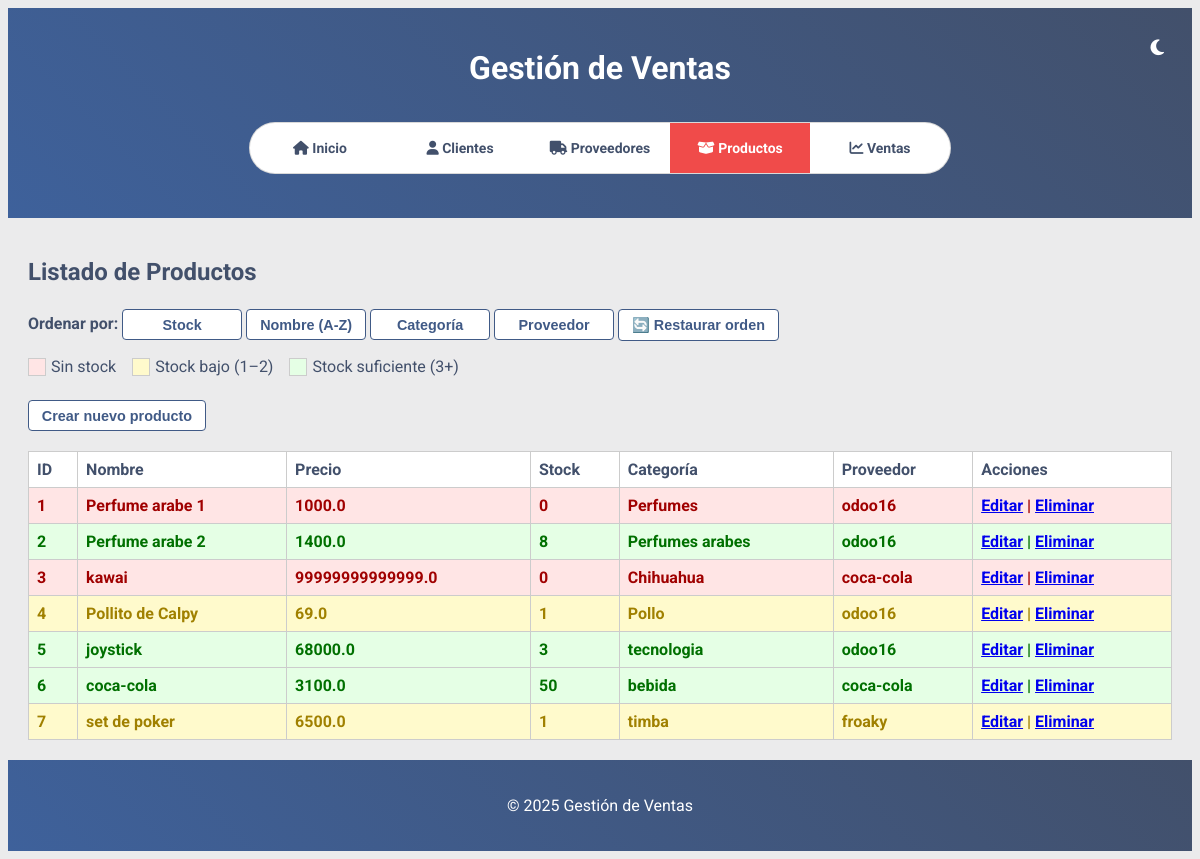
Page /productos/lista on the committed database.
### models/producto.py (models this page shows, shortened)
class Producto(db.Model):
    __tablename__ = 'productos'
    id = db.Column(db.Integer, primary_key=True)
    name = db.Column(db.String(50), nullable=False)
    precio = db.Column(db.Float, nullable=True)
    stock = db.Column(db.Integer, nullable=True)
    categoria = db.Column(db.String(50), nullable=False)
    proveedor_id = db.Column(db.Integer, db.ForeignKey('proveedores.id'), nullable=False)

### models/proveedor.py (models this page shows, shortened)
class Proveedor(db.Model):
    __tablename__ = 'proveedores'
    id = db.Column(db.Integer, primary_key=True)
    name = db.Column(db.String(50), nullable=False)
    telefono = db.Column(db.String(20), nullable=False)

### routes/productos.py (the view)
@bp.route('/lista', methods=['GET'])
def lista_productos():
    productos = get_all_productos()
    proveedores = {p.id: p.name for p in Proveedor.query.all()}  # <- clave: ID, valor: nombre
    return render_template('productos/lista.html', productos=productos, proveedores=proveedores)

### services/productos_service.py (called while the page is built)
def get_all_productos():
    return Producto.query.all()

### templates/productos/lista.html (shortened to what this page needs)
{% extends "base.html" %}
{% block content %}
<h2>Listado de Productos</h2>
<div class="leyenda-colores" style="margin-bottom: 1rem;">
  <strong>Ordenar por:</strong>
  <button class="ordenar-btn" data-sort="stock">Stock</button>
  <button class="ordenar-btn" data-sort="nombre">Nombre (A-Z)</button>
  <button class="ordenar-btn" data-sort="categoria">Categoría</button>
  <button class="ordenar-btn" data-sort="proveedor">Proveedor</button>
  <button id="reset-order">🔄 Restaurar orden</button>
</div>
<div class="leyenda-colores" style="margin-bottom: 1rem;">
  <ul style="list-style: none; padding-left: 0; display: flex; gap: 1rem;">
    <li style="display: flex; align-items: center;">
      <span class="color-box bg-sin-stock"></span> Sin stock
    </li>
    <li style="display: flex; align-items: center;">
      <span class="color-box bg-bajo-stock"></span> Stock bajo (1–2)
    </li>
    <li style="display: flex; align-items: center;">
      <span class="color-box bg-stock-ok"></span> Stock suficiente (3+)
    </li>
  </ul>
</div>
<a href="{{ url_for('productos.crear_producto_view') }}"><button class="ordenar-btn" data-sort="stock">Crear nuevo producto</button></a>
<table id="tabla-stock">
  <thead>
    <tr>
      <th>ID</th>
      <th>Nombre</th>
      <th>Precio</th>
      <th>Stock</th>
      <th>Categoría</th>
      <th>Proveedor</th>
      <th>Acciones</th>
    </tr>
  </thead>
  <tbody>
    {% for p in productos %}
<tr
  data-stock="{{ p.stock }}"
  data-categoria="{{ p.categoria | lower }}"
  data-proveedor="{{ proveedores[p.proveedor_id] | lower }}"
  data-nombre="{{ p.name | lower }}"
>
  <td>{{ p.id }}</td>
  <td>{{ p.name }}</td>
  <td>{{ p.precio }}</td>
  <td>{{ p.stock }}</td>
  <td>{{ p.categoria }}</td>
  <td>{{ proveedores[p.proveedor_id] }}</td>
  <td>
    <a href="{{ url_for('productos.editar_producto_view', id=p.id) }}">Editar</a> |
    <a href="{{ url_for('productos.eliminar_producto_view', id=p.id) }}">Eliminar</a>
  </td>
</tr>
{% endfor %}
  </tbody>
</table>
{% endblock %}

### static/styles.css (style rules this page uses)
:root { --color-dark-blue: #42506b; --color-red: #f04b4a; --color-mid-blue: #3e619b; --color-light: #ebebec; --font-family: 'Roboto', sans-serif; }
body { font-family: var(--font-family); background-color: var(--color-light); color: var(--color-dark-blue); transition: background-color 0.3s ease, color 0.3s ease; }
table { width: 100%; border-collapse: collapse; margin-top: 20px; background-color: #fff; }
table, th, td { border: 1px solid #ccc; }
th, td { padding: 8px; text-align: left; }
button, input[type="submit"], input[type="button"] { background-color: var(--color-red); color: var(--color-light); border: none; padding: 10px 16px; cursor: pointer; font-weight: bold; margin-top: 8px; border-radius: 4px; }
h1, h2, h3 { margin-bottom: 15px; }
.color-box { width: 16px; height: 16px; display: inline-block; border: 1px solid #ccc; margin-right: 5px; }
.bg-sin-stock { background-color: #ffe5e5; }
.bg-bajo-stock { background-color: #fffacc; }
.bg-stock-ok { background-color: #e5ffe5; }
.sin-stock { background-color: #ffe5e5; color: #a00000; font-weight: bold; }
.bajo-stock { background-color: #fffacc; color: #a08000; font-weight: bold; }
.stock-ok { background-color: #e5ffe5; color: #007000; font-weight: bold; }
.ordenar-btn, #reset-order { padding: 0.4rem 0.8rem; font-size: 0.9rem; border: 1px solid #405a86; background-color: white; color: #405a86; border-radius: 4px; cursor: pointer; min-width: 120px; text-align: center; transition: background-color 0.2s ease; }

### rows in the picture
Producto: id "1", name "Perfume arabe 1", precio "1000.0", stock "0", categoria "Perfumes"
Proveedor: name "odoo16"
Producto: id "2", name "Perfume arabe 2", precio "1400.0", stock "8", categoria "Perfumes arabes"
Producto: id "3", name "kawai", precio "99999999999999.0", stock "0", categoria "Chihuahua"
Proveedor: name "coca-cola"
Producto: id "4", name "Pollito de Calpy", precio "69.0", stock "1", categoria "Pollo"
Producto: id "5", name "joystick", precio "68000.0", stock "3", categoria "tecnologia"
Producto: id "6", name "coca-cola", precio "3100.0", stock "50", categoria "bebida"
Producto: id "7", name "set de poker", precio "6500.0", stock "1", categoria "timba"
Proveedor: name "froaky"
